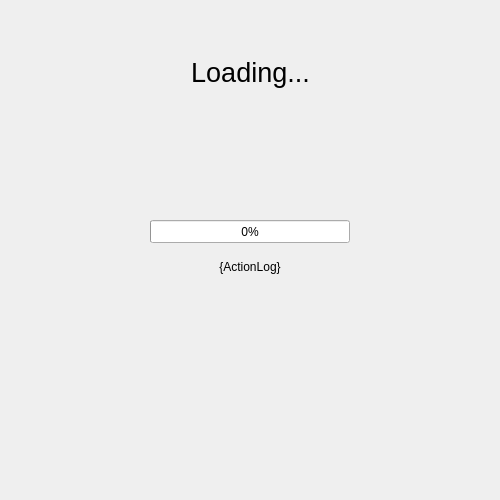
<?xml version="1.0" encoding="UTF-8"?>
<ui version="4.0">
 <class>Form</class>
 <widget class="QWidget" name="Form">
  <property name="geometry">
   <rect>
    <x>0</x>
    <y>0</y>
    <width>500</width>
    <height>500</height>
   </rect>
  </property>
  <property name="windowTitle">
   <string>Form</string>
  </property>
  <widget class="QLabel" name="label">
   <property name="geometry">
    <rect>
     <x>150</x>
     <y>40</y>
     <width>201</width>
     <height>64</height>
    </rect>
   </property>
   <property name="font">
    <font>
     <pointsize>20</pointsize>
    </font>
   </property>
   <property name="text">
    <string>Loading...</string>
   </property>
   <property name="alignment">
    <set>Qt::AlignCenter</set>
   </property>
  </widget>
  <widget class="QProgressBar" name="progressBar">
   <property name="geometry">
    <rect>
     <x>150</x>
     <y>220</y>
     <width>200</width>
     <height>23</height>
    </rect>
   </property>
   <property name="value">
    <number>0</number>
   </property>
   <property name="alignment">
    <set>Qt::AlignCenter</set>
   </property>
   <property name="orientation">
    <enum>Qt::Horizontal</enum>
   </property>
  </widget>
  <widget class="QLabel" name="label_2">
   <property name="geometry">
    <rect>
     <x>0</x>
     <y>260</y>
     <width>500</width>
     <height>221</height>
    </rect>
   </property>
   <property name="text">
    <string>{ActionLog}</string>
   </property>
   <property name="alignment">
    <set>Qt::AlignHCenter|Qt::AlignTop</set>
   </property>
  </widget>
 </widget>
 <resources/>
 <connections/>
</ui>
